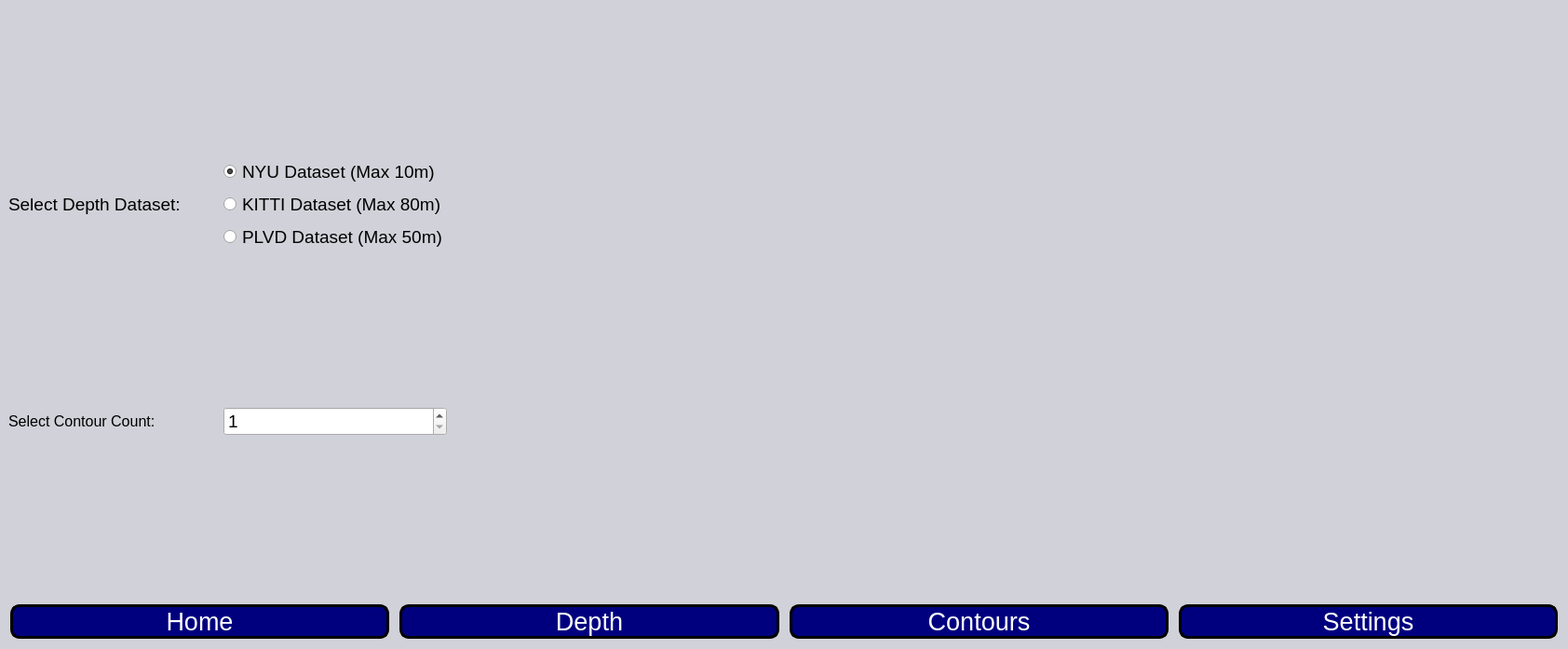
<?xml version="1.0" encoding="UTF-8"?>
<ui version="4.0">
 <class>MainWindow</class>
 <widget class="QMainWindow" name="MainWindow">
  <property name="geometry">
   <rect>
    <x>0</x>
    <y>0</y>
    <width>1684</width>
    <height>697</height>
   </rect>
  </property>
  <property name="windowTitle">
   <string>MainWindow</string>
  </property>
  <property name="styleSheet">
   <string notr="true">QWidget#centralwidget
{
	
	
	background-color: rgba(85, 85, 127, 50);
}</string>
  </property>
  <widget class="QWidget" name="centralwidget">
   <property name="styleSheet">
    <string notr="true">QPushButton
{
	color: rgb(255, 255, 255);
	background-color: rgb(0, 0, 127);
	border: 3px solid rgb(0, 0, 0);
	border-radius: 10px;
	border-style: outset;
}
QPushButton:hover
{
	color: rgb(255, 255, 255);
	background-color: rgb(85, 170, 255);
}
QPushButton:pressed
{
	color: rgb(255, 255, 255);
	
	background-color: rgb(170, 0, 127);
}</string>
   </property>
   <layout class="QHBoxLayout" name="horizontalLayout_2">
    <property name="spacing">
     <number>0</number>
    </property>
    <property name="leftMargin">
     <number>0</number>
    </property>
    <property name="topMargin">
     <number>0</number>
    </property>
    <property name="rightMargin">
     <number>0</number>
    </property>
    <property name="bottomMargin">
     <number>0</number>
    </property>
    <item>
     <layout class="QVBoxLayout" name="verticalLayout" stretch="10,1">
      <property name="spacing">
       <number>0</number>
      </property>
      <item>
       <layout class="QVBoxLayout" name="verticalLayout_3">
        <property name="spacing">
         <number>0</number>
        </property>
        <item>
         <widget class="QStackedWidget" name="stackedWidget">
          <property name="currentIndex">
           <number>3</number>
          </property>
          <widget class="QWidget" name="home_page">
           <layout class="QHBoxLayout" name="horizontalLayout_3">
            <property name="spacing">
             <number>0</number>
            </property>
            <property name="leftMargin">
             <number>0</number>
            </property>
            <property name="topMargin">
             <number>0</number>
            </property>
            <property name="rightMargin">
             <number>0</number>
            </property>
            <property name="bottomMargin">
             <number>0</number>
            </property>
            <item>
             <widget class="QLabel" name="home_label">
              <property name="text">
               <string/>
              </property>
              <property name="pixmap">
               <pixmap>Depth_Home_Image.PNG</pixmap>
              </property>
              <property name="scaledContents">
               <bool>true</bool>
              </property>
             </widget>
            </item>
           </layout>
          </widget>
          <widget class="QWidget" name="depth_page">
           <layout class="QVBoxLayout" name="verticalLayout_2">
            <property name="spacing">
             <number>0</number>
            </property>
            <property name="leftMargin">
             <number>0</number>
            </property>
            <property name="topMargin">
             <number>0</number>
            </property>
            <property name="rightMargin">
             <number>0</number>
            </property>
            <property name="bottomMargin">
             <number>0</number>
            </property>
            <item>
             <widget class="QLabel" name="depth_label">
              <property name="text">
               <string/>
              </property>
             </widget>
            </item>
           </layout>
          </widget>
          <widget class="QWidget" name="contours_page">
           <layout class="QVBoxLayout" name="verticalLayout_4">
            <property name="spacing">
             <number>0</number>
            </property>
            <property name="leftMargin">
             <number>0</number>
            </property>
            <property name="topMargin">
             <number>0</number>
            </property>
            <property name="rightMargin">
             <number>0</number>
            </property>
            <property name="bottomMargin">
             <number>0</number>
            </property>
            <item>
             <widget class="QLabel" name="contours_label">
              <property name="text">
               <string/>
              </property>
             </widget>
            </item>
           </layout>
          </widget>
          <widget class="QWidget" name="settings_page">
           <layout class="QGridLayout" name="gridLayout" rowstretch="0,0,0,0,0,0" columnstretch="0,0,0,0">
            <item row="2" column="2">
             <spacer name="verticalSpacer_2">
              <property name="orientation">
               <enum>Qt::Vertical</enum>
              </property>
              <property name="sizeType">
               <enum>QSizePolicy::Expanding</enum>
              </property>
              <property name="sizeHint" stdset="0">
               <size>
                <width>20</width>
                <height>40</height>
               </size>
              </property>
             </spacer>
            </item>
            <item row="3" column="0">
             <widget class="QLabel" name="change_contours_label">
              <property name="font">
               <font>
                <pointsize>14</pointsize>
               </font>
              </property>
              <property name="text">
               <string>&lt;html&gt;&lt;head/&gt;&lt;body&gt;&lt;p&gt;&lt;span style=&quot; font-size:12pt;&quot;&gt;Select Contour Count:&lt;/span&gt;&lt;/p&gt;&lt;/body&gt;&lt;/html&gt;</string>
              </property>
              <property name="scaledContents">
               <bool>true</bool>
              </property>
             </widget>
            </item>
            <item row="0" column="2">
             <spacer name="verticalSpacer">
              <property name="orientation">
               <enum>Qt::Vertical</enum>
              </property>
              <property name="sizeType">
               <enum>QSizePolicy::Expanding</enum>
              </property>
              <property name="sizeHint" stdset="0">
               <size>
                <width>20</width>
                <height>40</height>
               </size>
              </property>
             </spacer>
            </item>
            <item row="3" column="3">
             <spacer name="horizontalSpacer">
              <property name="orientation">
               <enum>Qt::Horizontal</enum>
              </property>
              <property name="sizeType">
               <enum>QSizePolicy::Expanding</enum>
              </property>
              <property name="sizeHint" stdset="0">
               <size>
                <width>40</width>
                <height>20</height>
               </size>
              </property>
             </spacer>
            </item>
            <item row="3" column="2">
             <widget class="QSpinBox" name="change_contours">
              <property name="font">
               <font>
                <pointsize>14</pointsize>
               </font>
              </property>
              <property name="minimum">
               <number>1</number>
              </property>
              <property name="maximum">
               <number>99</number>
              </property>
             </widget>
            </item>
            <item row="1" column="2">
             <layout class="QVBoxLayout" name="verticalLayout_5">
              <item>
               <widget class="QRadioButton" name="nyu_btn">
                <property name="font">
                 <font>
                  <pointsize>14</pointsize>
                 </font>
                </property>
                <property name="text">
                 <string>NYU Dataset (Max 10m)</string>
                </property>
                <property name="checked">
                 <bool>true</bool>
                </property>
                <attribute name="buttonGroup">
                 <string notr="true">buttonGroup</string>
                </attribute>
               </widget>
              </item>
              <item>
               <widget class="QRadioButton" name="kitti_btn">
                <property name="font">
                 <font>
                  <pointsize>14</pointsize>
                 </font>
                </property>
                <property name="text">
                 <string>KITTI Dataset (Max 80m)</string>
                </property>
                <attribute name="buttonGroup">
                 <string notr="true">buttonGroup</string>
                </attribute>
               </widget>
              </item>
              <item>
               <widget class="QRadioButton" name="plvd_btn">
                <property name="font">
                 <font>
                  <pointsize>14</pointsize>
                 </font>
                </property>
                <property name="text">
                 <string>PLVD Dataset (Max 50m)</string>
                </property>
                <attribute name="buttonGroup">
                 <string notr="true">buttonGroup</string>
                </attribute>
               </widget>
              </item>
             </layout>
            </item>
            <item row="3" column="1">
             <spacer name="horizontalSpacer_2">
              <property name="orientation">
               <enum>Qt::Horizontal</enum>
              </property>
              <property name="sizeType">
               <enum>QSizePolicy::Fixed</enum>
              </property>
              <property name="sizeHint" stdset="0">
               <size>
                <width>40</width>
                <height>20</height>
               </size>
              </property>
             </spacer>
            </item>
            <item row="4" column="2">
             <spacer name="verticalSpacer_3">
              <property name="orientation">
               <enum>Qt::Vertical</enum>
              </property>
              <property name="sizeHint" stdset="0">
               <size>
                <width>20</width>
                <height>40</height>
               </size>
              </property>
             </spacer>
            </item>
            <item row="1" column="0">
             <widget class="QLabel" name="dataset_label">
              <property name="text">
               <string>&lt;html&gt;&lt;head/&gt;&lt;body&gt;&lt;p&gt;&lt;span style=&quot; font-size:14pt;&quot;&gt;Select Depth Dataset:&lt;/span&gt;&lt;/p&gt;&lt;/body&gt;&lt;/html&gt;</string>
              </property>
             </widget>
            </item>
            <item row="1" column="3">
             <widget class="QLabel" name="visual_label">
              <property name="text">
               <string/>
              </property>
              <property name="pixmap">
               <pixmap>NYU_Mode.PNG</pixmap>
              </property>
              <property name="scaledContents">
               <bool>true</bool>
              </property>
             </widget>
            </item>
           </layout>
          </widget>
         </widget>
        </item>
       </layout>
      </item>
      <item>
       <layout class="QHBoxLayout" name="horizontalLayout">
        <property name="spacing">
         <number>11</number>
        </property>
        <property name="leftMargin">
         <number>11</number>
        </property>
        <property name="topMargin">
         <number>11</number>
        </property>
        <property name="rightMargin">
         <number>11</number>
        </property>
        <property name="bottomMargin">
         <number>11</number>
        </property>
        <item>
         <widget class="QPushButton" name="home_btn">
          <property name="font">
           <font>
            <pointsize>20</pointsize>
           </font>
          </property>
          <property name="text">
           <string>Home</string>
          </property>
         </widget>
        </item>
        <item>
         <widget class="QPushButton" name="depth_btn">
          <property name="font">
           <font>
            <pointsize>20</pointsize>
           </font>
          </property>
          <property name="text">
           <string>Depth</string>
          </property>
         </widget>
        </item>
        <item>
         <widget class="QPushButton" name="contour_btn">
          <property name="font">
           <font>
            <pointsize>20</pointsize>
           </font>
          </property>
          <property name="text">
           <string>Contours</string>
          </property>
         </widget>
        </item>
        <item>
         <widget class="QPushButton" name="settings_btn">
          <property name="font">
           <font>
            <pointsize>20</pointsize>
           </font>
          </property>
          <property name="text">
           <string>Settings</string>
          </property>
         </widget>
        </item>
       </layout>
      </item>
     </layout>
    </item>
   </layout>
  </widget>
 </widget>
 <resources/>
 <connections/>
 <buttongroups>
  <buttongroup name="buttonGroup"/>
 </buttongroups>
</ui>
